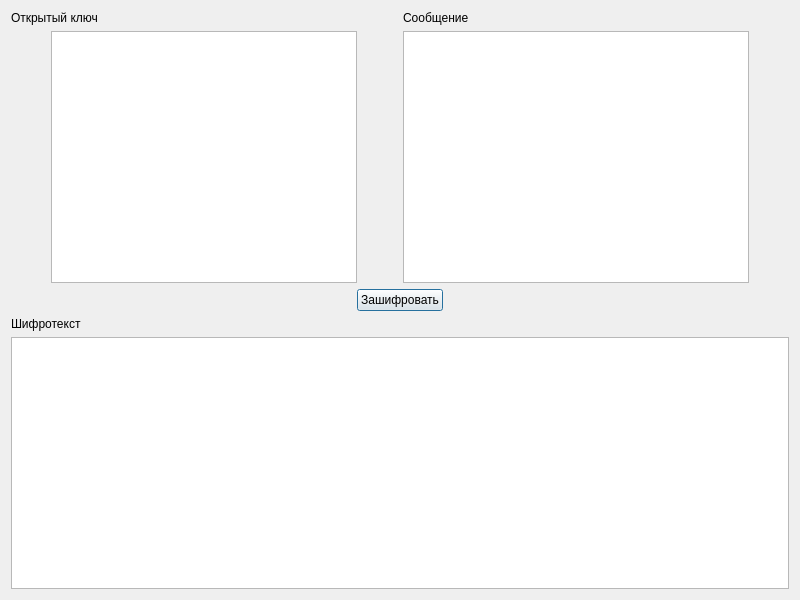
<?xml version="1.0" encoding="UTF-8"?>
<ui version="4.0">
 <class>Encrypt</class>
 <widget class="QDialog" name="Encrypt">
  <property name="geometry">
   <rect>
    <x>0</x>
    <y>0</y>
    <width>800</width>
    <height>600</height>
   </rect>
  </property>
  <property name="windowTitle">
   <string>Dialog</string>
  </property>
  <layout class="QVBoxLayout" name="verticalLayout_5">
   <item>
    <layout class="QHBoxLayout" name="horizontalLayout_3">
     <item>
      <layout class="QVBoxLayout" name="verticalLayout">
       <item>
        <widget class="QLabel" name="label_2">
         <property name="text">
          <string>Открытый ключ</string>
         </property>
        </widget>
       </item>
       <item>
        <layout class="QHBoxLayout" name="horizontalLayout">
         <item>
          <spacer name="horizontalSpacer">
           <property name="orientation">
            <enum>Qt::Horizontal</enum>
           </property>
           <property name="sizeType">
            <enum>QSizePolicy::Minimum</enum>
           </property>
           <property name="sizeHint" stdset="0">
            <size>
             <width>40</width>
             <height>20</height>
            </size>
           </property>
          </spacer>
         </item>
         <item>
          <widget class="QTextEdit" name="textEditKey"/>
         </item>
        </layout>
       </item>
      </layout>
     </item>
     <item>
      <spacer name="horizontalSpacer_3">
       <property name="orientation">
        <enum>Qt::Horizontal</enum>
       </property>
       <property name="sizeType">
        <enum>QSizePolicy::Minimum</enum>
       </property>
       <property name="sizeHint" stdset="0">
        <size>
         <width>40</width>
         <height>20</height>
        </size>
       </property>
      </spacer>
     </item>
     <item>
      <layout class="QVBoxLayout" name="verticalLayout_3">
       <item>
        <widget class="QLabel" name="label_3">
         <property name="text">
          <string>Сообщение</string>
         </property>
        </widget>
       </item>
       <item>
        <layout class="QVBoxLayout" name="verticalLayout_2">
         <item>
          <widget class="QTextEdit" name="textEditMessage"/>
         </item>
        </layout>
       </item>
      </layout>
     </item>
     <item>
      <spacer name="horizontalSpacer_2">
       <property name="orientation">
        <enum>Qt::Horizontal</enum>
       </property>
       <property name="sizeType">
        <enum>QSizePolicy::Minimum</enum>
       </property>
       <property name="sizeHint" stdset="0">
        <size>
         <width>40</width>
         <height>20</height>
        </size>
       </property>
      </spacer>
     </item>
    </layout>
   </item>
   <item>
    <layout class="QHBoxLayout" name="horizontalLayout_2">
     <item>
      <spacer name="horizontalSpacer_4">
       <property name="orientation">
        <enum>Qt::Horizontal</enum>
       </property>
       <property name="sizeHint" stdset="0">
        <size>
         <width>40</width>
         <height>20</height>
        </size>
       </property>
      </spacer>
     </item>
     <item>
      <widget class="QPushButton" name="pushButton">
       <property name="text">
        <string>Зашифровать</string>
       </property>
      </widget>
     </item>
     <item>
      <spacer name="horizontalSpacer_5">
       <property name="orientation">
        <enum>Qt::Horizontal</enum>
       </property>
       <property name="sizeHint" stdset="0">
        <size>
         <width>40</width>
         <height>20</height>
        </size>
       </property>
      </spacer>
     </item>
    </layout>
   </item>
   <item>
    <layout class="QVBoxLayout" name="verticalLayout_4">
     <item>
      <widget class="QLabel" name="label">
       <property name="text">
        <string>Шифротекст</string>
       </property>
      </widget>
     </item>
     <item>
      <widget class="QTextBrowser" name="textBrowser"/>
     </item>
    </layout>
   </item>
  </layout>
 </widget>
 <resources/>
 <connections/>
</ui>
